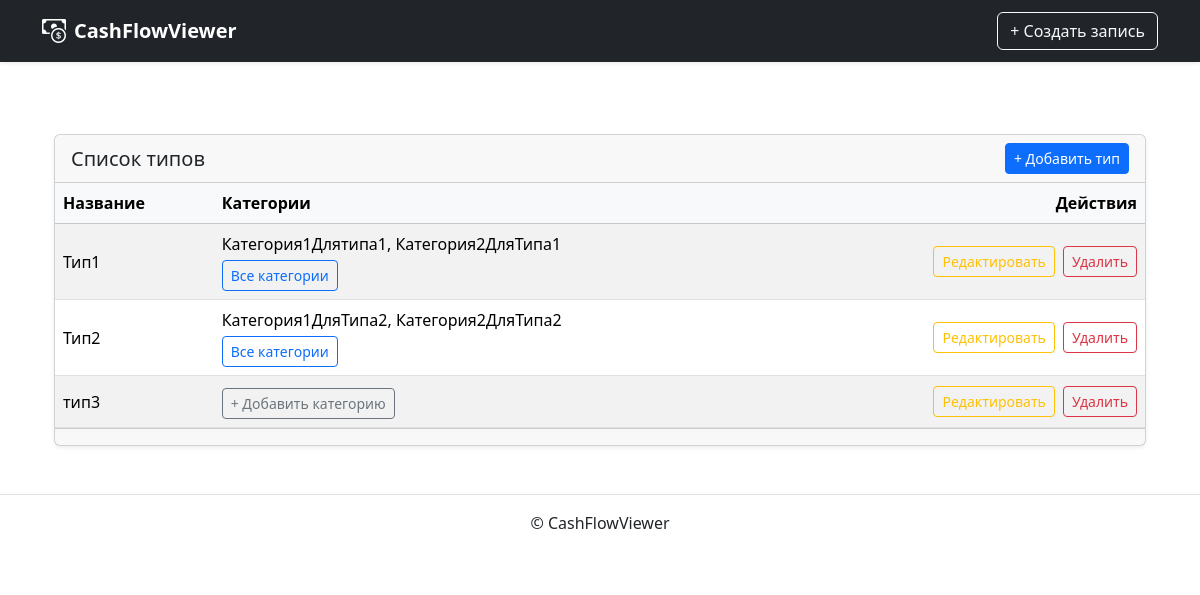
The app's page /cash/type/ with its own data.
### cashflow/models.py (models this page shows, shortened)
class Type(models.Model):
    name = models.CharField(max_length=100)
    class Meta:
        verbose_name = 'Тип'
        verbose_name_plural = 'Типы'

class Category(models.Model):
    name = models.CharField(max_length=100)
    type = models.ForeignKey(
        Type, on_delete=models.CASCADE, related_name='categories'
    )
    class Meta:
        verbose_name = 'Категория'
        verbose_name_plural = 'Категории'
    def __str__(self) -> str:
        return self.name

### cashflow/views.py (the view)
# urls.py: path('', TypeListView.as_view(), name='type_list'),
class TypeListView(ListView):
    model = Type
    paginate_by = 10
    template_name = 'cashflow/type/list.html'
    ordering = ['name']

### templates/cashflow/type/list.html (shortened to what this page needs)
{% extends "base.html" %}
{% block content %}
<div class="container mt-4">
  <div class="card shadow-sm">
    <div class="card-header d-flex justify-content-between align-items-center">
      <h5 class="mb-0">Список типов</h5>
      <a href="{% url 'cashflow:type_create' %}" class="btn btn-sm btn-primary">+ Добавить тип</a>
    </div>
    <div class="card-body p-0">
      <div class="table-responsive">
        <table class="table table-hover table-striped mb-0 align-middle">
          <thead class="table-light">
            <tr>
              <th>Название</th>
              <th>Категории</th>
              <th class="text-end">Действия</th>
            </tr>
          </thead>
          <tbody>
            {% for type in page_obj %}
            <tr>
              <td>{{ type.name }}</td>
              <td>
                {% with categories=type.categories.all %}
                  {{ categories|slice:":2"|join:", " }}
                  {% if categories %}
                    <div class="mt-1">
                      <a href="{% url 'cashflow:category_list' %}?type={{ type.id }}" class="btn btn-sm btn-outline-primary">
                        Все категории
                      </a>
                    </div>
                  {% else %}
                    <div class="mt-1">
                      <a href="{% url 'cashflow:category_create' %}?type={{ type.id }}" class="btn btn-sm btn-outline-secondary">
                        + Добавить категорию
                      </a>
                    </div>
                  {% endif %}
                {% endwith %}
              </td>
              <td class="text-end">
                <a href="{% url 'cashflow:type_update' type.pk %}" class="btn btn-sm btn-outline-warning me-1">Редактировать</a>
                <a href="{% url 'cashflow:type_delete' type.pk %}" class="btn btn-sm btn-outline-danger">Удалить</a>
              </td>
            </tr>
            {% empty %}
            <tr>
              <td colspan="3" class="text-center text-muted py-4">Типов пока нет.</td>
            </tr>
            {% endfor %}
          </tbody>
        </table>
      </div>
    </div>
    <div class="card-footer">
    </div>
  </div>
</div>
{% endblock %}

### records on screen
Type: name "Тип1", categories.all "Категория1Длятипа1, Категория2ДляТипа1"
Type: name "Тип2", categories.all "Категория1ДляТипа2, Категория2ДляТипа2"
Type: name "тип3"
